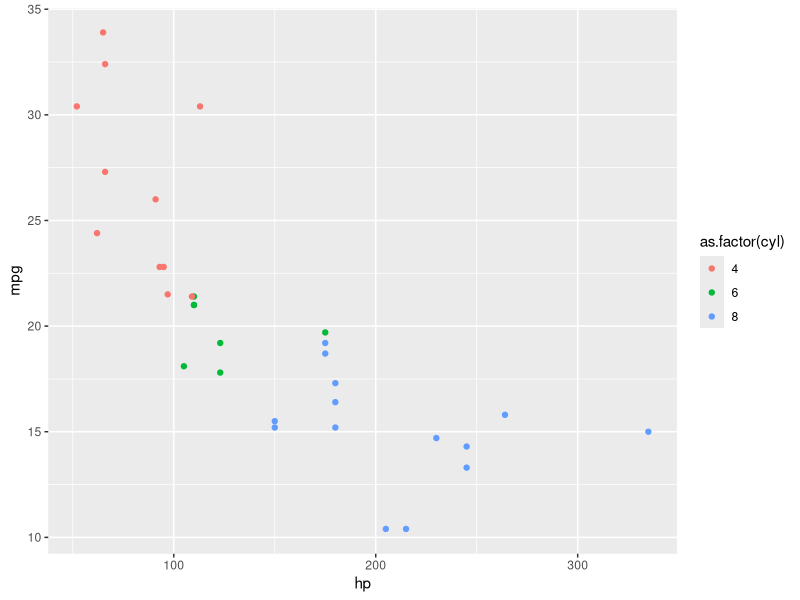

Generate this figure with R:
## ---- chunk 1

library(ggplot2)
ggplot(mtcars,aes(x=hp,y=mpg,color=as.factor(cyl)))+geom_point()
